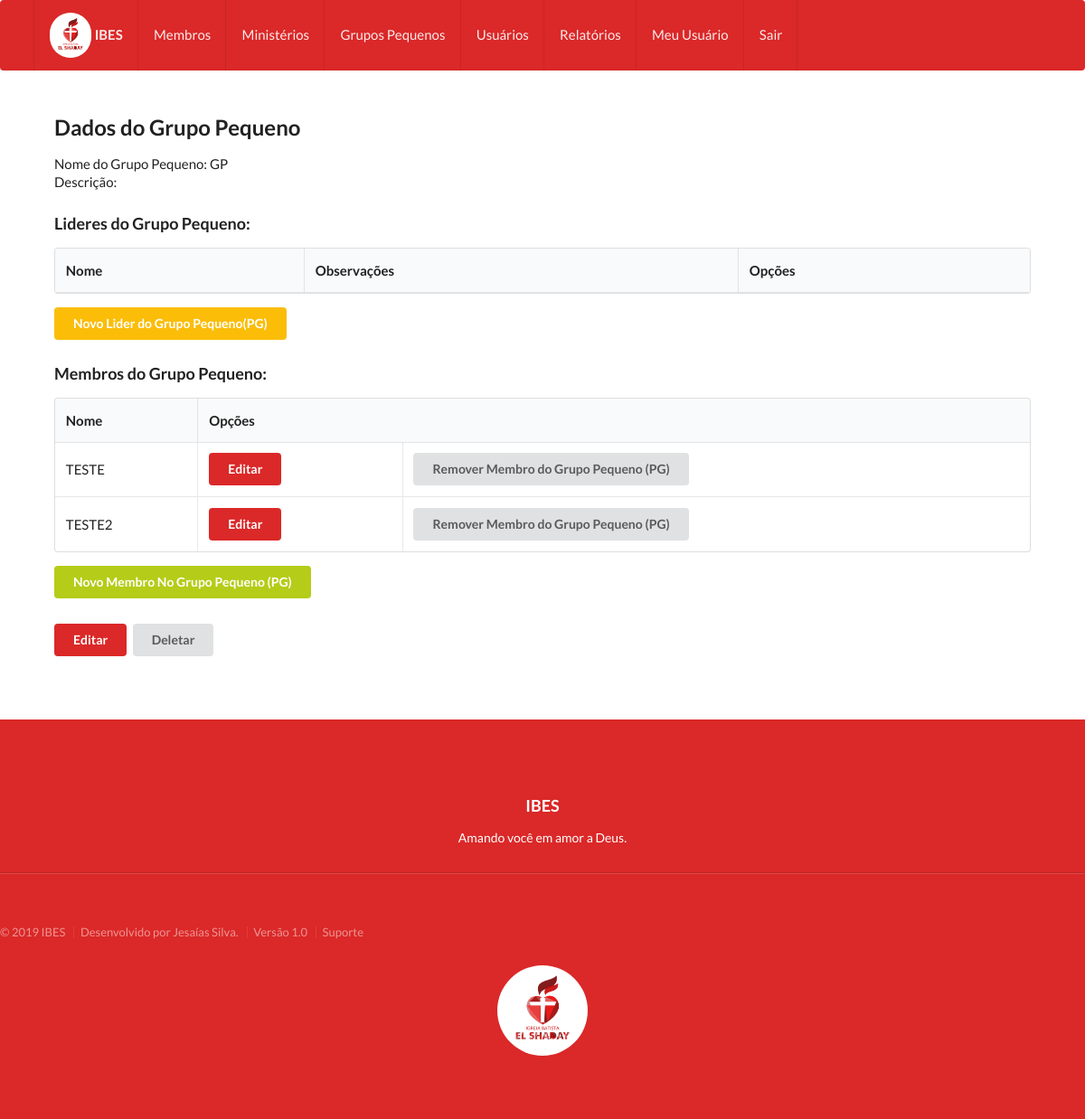
/grupos_pequenos/1/ (signed in), run on the app's committed database.
### secretariaapp/models.py (models this page shows, shortened)
class Grupo_Pequeno(models.Model):
    nome = models.CharField(max_length=100,unique=True)
    descricao = models.TextField(blank=True)

class Membro(models.Model):
    nome_completo = models.CharField(max_length=100 )
    sexo = models.ForeignKey(Sexo, on_delete=models.PROTECT)
    situacao = models.ForeignKey(Situacao, on_delete=models.PROTECT)
    data_situacao = models.DateField(blank=True,null=True)
    data_nascimento = models.DateField(default=datetime.now,blank=True,null=True)
    naturalidade = models.CharField(max_length=30,blank=True)
    uf_nascimento = models.ForeignKey(Uf, related_name = 'uf_nascimento', on_delete=models.PROTECT,null=True,blank=True)
    cpf = models.CharField(max_length=11,blank=True)
    rg = models.CharField(max_length=15,blank=True)
    endereco = models.CharField(max_length=50,blank=True)
    n = models.CharField(max_length=10,blank=True)
    bairro = models.CharField(max_length=50,blank=True)
    cidade = models.CharField(max_length=50)
    uf_endereco = models.ForeignKey(Uf, related_name = 'uf_endereco', on_delete=models.PROTECT)
    cep = models.CharField(max_length=10,blank=True)
    telefone_celular = models.CharField(max_length=15,blank=True)
    telefone_residencial = models.CharField(max_length=15,blank=True)
    telefone_comercial = models.CharField(max_length=15,blank=True)
    email = models.EmailField(max_length=254,blank=True)
    nome_responsavel = models.CharField(max_length=100,blank=True)
    estado_civil = models.ForeignKey(Estado_Civil, on_delete=models.PROTECT)
    nome_conjuge = models.CharField(max_length=100,blank=True)
    data_casascimento = models.DateField(blank=True,null=True)
    numero_filhos = models.PositiveIntegerField(default= 0)
    filho1 = models.CharField(max_length=100,blank=True)
    data_nascimento_filho1 = models.DateField(blank=True,null=True)
    filho2 = models.CharField(max_length=100,blank=True)
    data_nascimento_filho2 = models.DateField(blank=True,null=True)
    filho3 = models.CharField(max_length=100,blank=True)
    data_nascimento_filho3 = models.DateField(blank=True,null=True)
    outros_filhos = models.TextField(blank=True)
    escolaridade = models.ForeignKey(Escolaridade, on_delete=models.PROTECT)
    profisao = models.CharField(max_length=50,blank=True)
    economicamente_ativo = models.BooleanField(default = False)
    data_conversao = models.DateField(default=datetime.now,blank=True,null=True)
    data_batismo = models.DateField(default=datetime.now,blank=True,null=True)
    igreja_batismo = models.CharField(max_length=50,blank=True)
    pastor = models.CharField(max_length=100,blank=True)
    data_chegada_na_elshaday = models.DateField(default=datetime.now,blank=True,null=True)
    origem = models.ForeignKey(Origem, on_delete=models.PROTECT,blank=True,null=True)
    ministerios_que_deseja_participar = models.CharField(max_length=100, blank=True)
    participa_grupo_pequeno = models.BooleanField(default = False)
    grupo_pequeno = models.ForeignKey(Grupo_Pequeno, on_delete=models.PROTECT,blank=True,null=True)
    trilha_discipulado = models.ManyToManyField(Trilha_Discipulado, blank=True)
    obs = models.TextField(blank=True)

### secretariaapp/views.py (the view)
# urls.py: url(r'^grupos_pequenos/(?P<pk>[0-9]+)/$',login_required(grupo_pequenoDetalhes),name='grupo_pequenoDetalhes'),
def grupo_pequenoDetalhes(request,pk):
    forcar_nao_repetir_lider_GP()
    if not request.user.perfil.gerenciar_Grupos_Pequenos:
        return redirect('/sempermissao')
    if forcar_user_atualizar_perfil(request) :
        return redirect('/meu_perfil/update/')
    try:
        grupo_pequeno = Grupo_Pequeno.objects.get(pk=pk)
        membros = Membro.objects.filter(grupo_pequeno = grupo_pequeno).order_by('nome_completo')
        lider_grupo_pequeno = Lider_Grupo_Pequeno.objects.filter(grupo_pequeno = grupo_pequeno).order_by('lider')
    except Exception as e:
        return redirect('/grupos_pequenos')
    return render(request,'grupo_pequeno_detalhes.html',{'grupo_pequeno':grupo_pequeno, 'membros': membros, 'lider_grupo_pequeno':lider_grupo_pequeno})

### secretariaapp/views.py (called while the page is built, shortened)
def forcar_user_atualizar_perfil(request):
    usuario = request.user
    perfil = Perfil.objects.get(user=usuario)
    espaco = 0
    numero = 0
    if perfil.nome_completo is None or perfil.email is None :
        return True
    for caracter in perfil.nome_completo:
        if caracter in ' ':
            espaco = espaco + 1
        if caracter in '0123456789':
            numero = numero + 1
    if len(perfil.nome_completo) <10  or len(perfil.email) < 10 or espaco == 0 or numero > 0:
        return True
    return False

def forcar_nao_repetir_lider_GP():
    cont = 1
    while cont < 2:
        lider_grupo_pequeno1 = Lider_Grupo_Pequeno.objects.all()
        lider_grupo_pequeno2 = Lider_Grupo_Pequeno.objects.all()
        cont = cont + 1

### secretariaapp/templates/grupo_pequeno_detalhes.html (shortened to what this page needs)
{% include 'cabecalho.html' %}
<div class="corpo_app">
        <h2>Dados do Grupo Pequeno</h2>
        <div class="field">
          <label>Nome do Grupo Pequeno: </label>
          {{grupo_pequeno.nome}}
        </div>
        <div class="field">
          <label>Descrição: </label>
        </div>
        <h3>Lideres do Grupo Pequeno: </h3>
        <table  class="ui celled table" >
          <thead>
            <tr>
              <th>Nome</th>
              <th>Observações</th>
              <th colspan="2"> Opções</th>
            </tr>
          </thead>
        </table>
        <a href="{% url 'secretariaapp:lider_do_grupo_pequeno' grupo_pequeno.pk %}" class="ui button yellow" > Novo Lider do Grupo Pequeno(PG) </a>
        <h3>Membros do Grupo Pequeno: </h3>
        <table  class="ui celled table" >
          <thead>
            <tr>
              <th>Nome</th>
              <th colspan="2"> Opções</th>
            </tr>
          </thead>
          <tbody>
              {% for membro in membros  %}
              <tr>
                <td>{{  membro.nome_completo }}</td>
                <td><a href="{% url 'secretariaapp:membro_especifico_no_grupo_pequenoNew' membro.pk  %}" class="ui red button" > Editar </a></td>
                <td><a href="{% url 'secretariaapp:remover_membro_pg' membro.pk grupo_pequeno.pk  %}" class="ui button"  > Remover Membro do Grupo Pequeno (PG) </a></td>
              </tr>
            {% endfor %}
          </tbody>
        </table>
        <a href="{% url 'secretariaapp:membro_grupo_pequeno_especificoNew' grupo_pequeno.pk %}" class="ui button olive" > Novo Membro No Grupo Pequeno (PG) </a>
        <div class="">
          <h1></h1>
          <a href="{% url 'secretariaapp:grupo_pequenoUpdate' grupo_pequeno.pk  %}" class="ui red button" > Editar </a>
          <a href="{% url 'secretariaapp:grupo_pequenoDelete' grupo_pequeno.pk  %}" class="ui button"  > Deletar</a>
        </div>
</div>
{% include 'rodape.html' %}

### secretariaapp/templates/css.html (style rules this page uses)
.corpo_app { margin-top: 4%; margin-left: 5%; margin-bottom: 5%; margin-right: 5%; font-size: 15px; text-align: justify; }

### data on the page
Grupo_Pequeno: nome "GP"
Membro: nome_completo "TESTE"
Membro: nome_completo "TESTE2"
